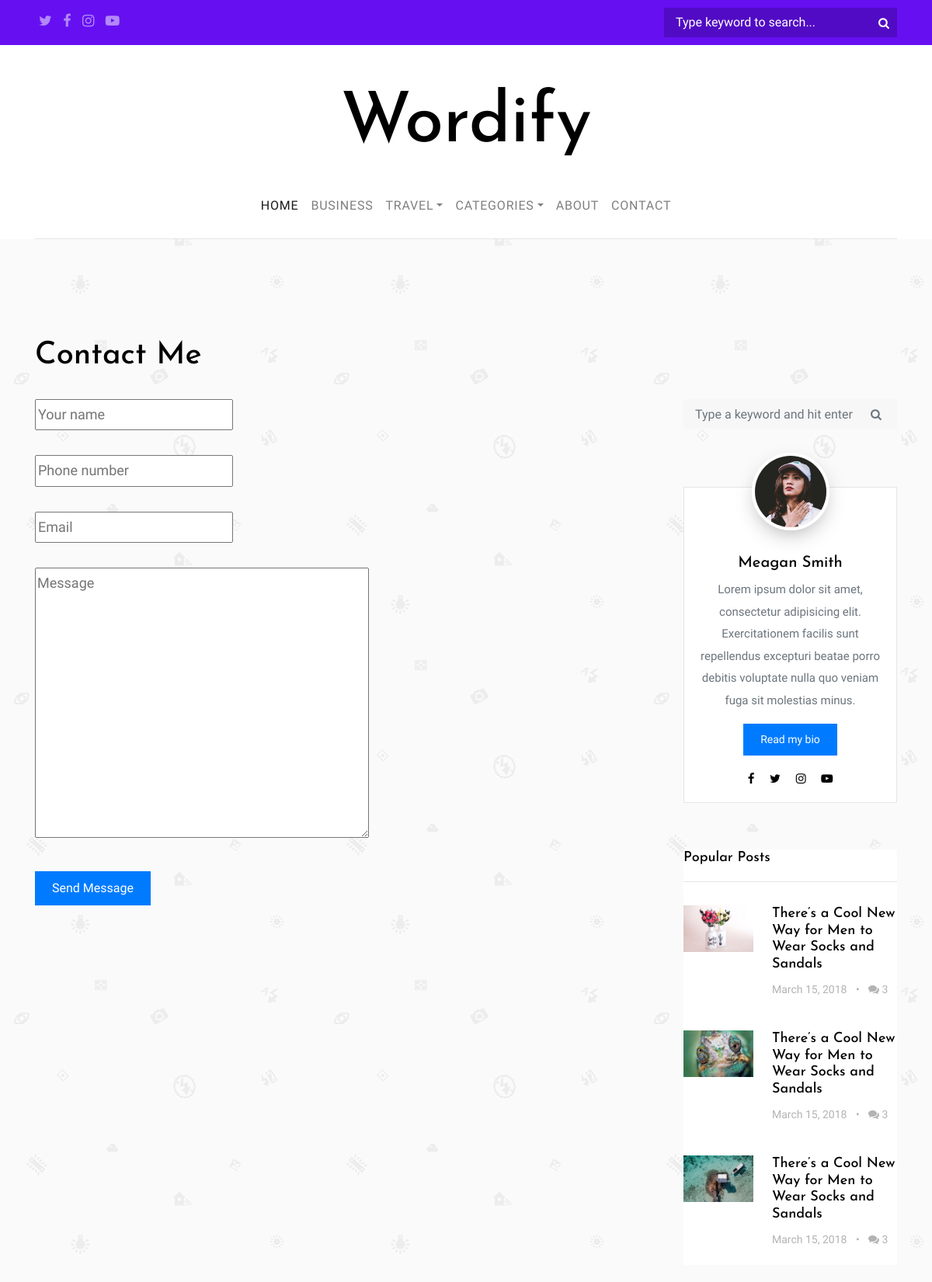
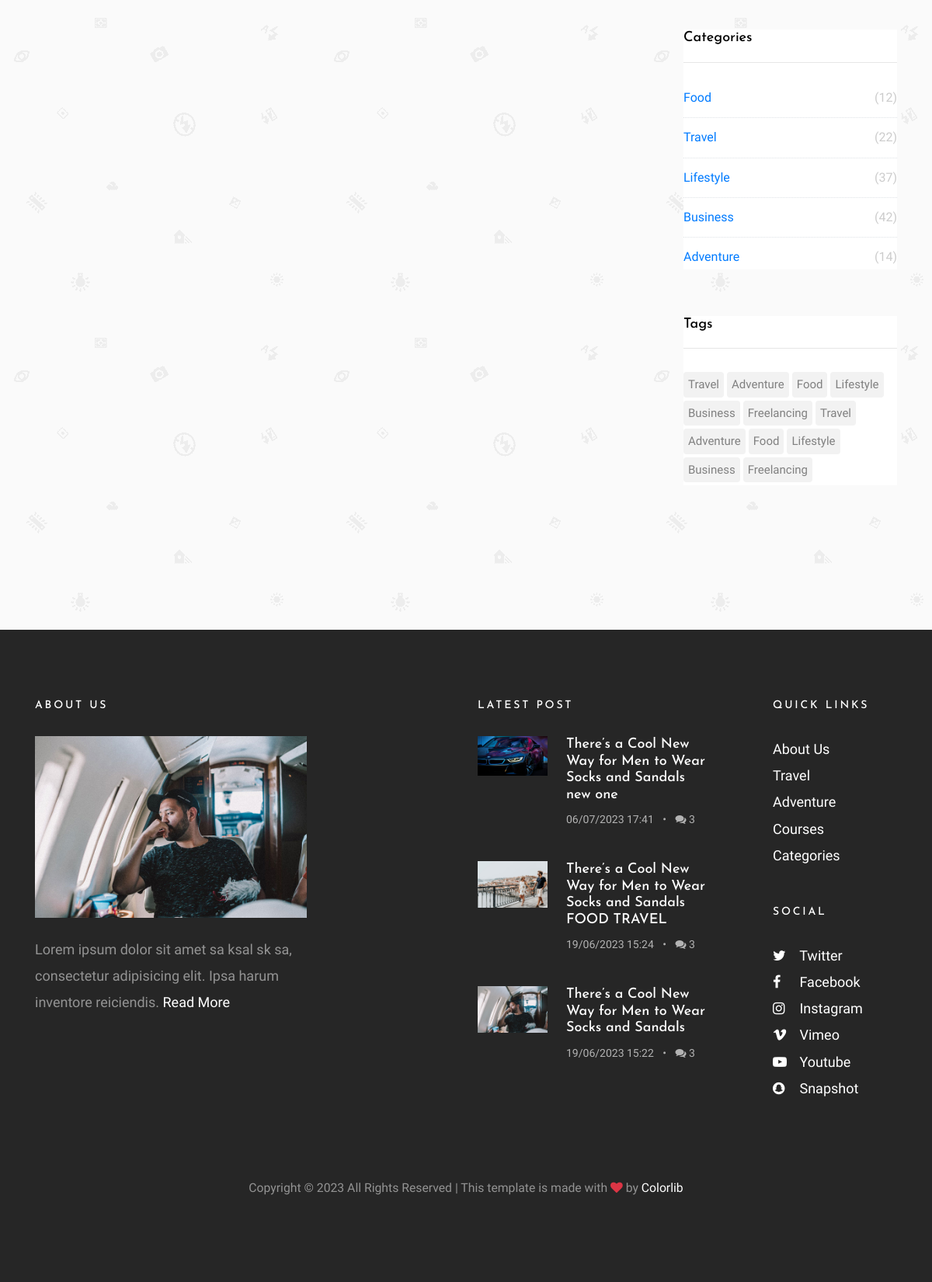
Page /contact/ on the committed database (2 pictures, top to bottom).
### blog/models.py (models this page shows, shortened)
class Blog(models.Model):
    author = models.ForeignKey(Profile, on_delete=models.SET_NULL, null=True)
    image = models.ImageField(upload_to='blogs/', null=True, blank=True)
    title = models.CharField(max_length=221)
    slug = models.SlugField(null=True, blank=True, unique_for_date='created_date', max_length=221)
    category = models.ForeignKey(Category, on_delete=models.SET_NULL, null=True)
    description = models.TextField(null=True, blank=True)
    tags = models.ManyToManyField(Tag)
    views = models.IntegerField(default=0, editable=False)
    created_date = models.DateTimeField(auto_now_add=True)

### contact/views.py (the view)
# urls.py: path('contact/', include('contact.urls', namespace='contact')),
def contact(request):
    form = ContactForm()
    if request.method == "POST":
        form = ContactForm(request.POST)
        if form.is_valid():
            form.save()
            messages.success(request, 'Your request succesfully accepted')
            return redirect('.')
    ctx = {
        'form': form
    }
    return render(request, 'contact/contact.html', ctx)

### templates/contact/contact.html (shortened to what this page needs)
{% extends 'base.html' %}
{% load static %}
{% block content %}
    <section class="site-section">
        <div class="container">
            <div class="row mb-4">
                <div class="col-md-6">
                    <h1>Contact Me</h1>
                </div>
            </div>
            <div class="row blog-entries">
                <div class="col-md-12 col-lg-8 main-content">
                    <form method="post">
                        <div class="row">
                            <div class="col-md-12 form-group">
                                {{ form.full_name }}
                            </div>
                            <div class="col-md-12 form-group">
                                {{ form.phone_number }}
                            </div>
                            <div class="col-md-12 form-group">
                                {{ form.email }}
                            </div>
                        </div>
                        <div class="row">
                            <div class="col-md-12 form-group">
                                {{ form.message }}
                            </div>
                        </div>
                        <div class="row">
                            <div class="col-md-6 form-group">
                                <input type="submit" value="Send Message" class="btn btn-primary">
                            </div>
                        </div>
                    </form>
                </div>
                <div class="col-md-12 col-lg-4 sidebar">
                    <div class="sidebar-box search-form-wrap">
                        <form action="#" class="search-form">
                            <div class="form-group">
                                <span class="icon fa fa-search"></span>
                                <input type="text" class="form-control" id="s"
                                       placeholder="Type a keyword and hit enter">
                            </div>
                        </form>
                    </div>
                    <div class="sidebar-box">
                        <div class="bio text-center">
                            <img src="{% static 'wordify/images/person_1.jpg' %}" alt="Image Placeholder" class="img-fluid">
                            <div class="bio-body">
                                <h2>Meagan Smith</h2>
                                <p>Lorem ipsum dolor sit amet, consectetur adipisicing elit. Exercitationem facilis sunt
                                    repellendus excepturi beatae porro debitis voluptate nulla quo veniam fuga sit
                                    molestias minus.</p>
                                <p><a href="#" class="btn btn-primary btn-sm">Read my bio</a></p>
                                <p class="social">
                                    <a href="#" class="p-2"><span class="fa fa-facebook"></span></a>
                                    <a href="#" class="p-2"><span class="fa fa-twitter"></span></a>
                                    <a href="#" class="p-2"><span class="fa fa-instagram"></span></a>
                                    <a href="#" class="p-2"><span class="fa fa-youtube-play"></span></a>
                                </p>
                            </div>
                        </div>
                    </div>
                    <div class="sidebar-box">
                        <h3 class="heading">Popular Posts</h3>
                        <div class="post-entry-sidebar">
                            <ul>
                                <li>
                                    <a href="#">
                                        <img src="{% static 'wordify/images/img_2.jpg' %}" alt="Image placeholder" class="mr-4">
                                        <div class="text">
                                            <h4>There’s a Cool New Way for Men to Wear Socks and Sandals</h4>
                                            <div class="post-meta">
                                                <span class="mr-2">March 15, 2018 </span> &bullet;
                                                <span class="ml-2"><span class="fa fa-comments"></span> 3</span>
                                            </div>
                                        </div>
                                    </a>
                                </li>
                                <li>
                                    <a href="#">
                                        <img src="{% static 'wordify/images/img_4.jpg' %}" alt="Image placeholder" class="mr-4">
                                        <div class="text">
                                            <h4>There’s a Cool New Way for Men to Wear Socks and Sandals</h4>
                                            <div class="post-meta">
                                                <span class="mr-2">March 15, 2018 </span> &bullet;
                                                <span class="ml-2"><span class="fa fa-comments"></span> 3</span>
                                            </div>
                                        </div>
                                    </a>
                                </li>
                                <li>
                                    <a href="#">
                                        <img src="{% static 'wordify/images/img_12.jpg' %}" alt="Image placeholder" class="mr-4">
                                        <div class="text">
                                            <h4>There’s a Cool New Way for Men to Wear Socks and Sandals</h4>
                                            <div class="post-meta">
                                                <span class="mr-2">March 15, 2018 </span> &bullet;
                                                <span class="ml-2"><span class="fa fa-comments"></span> 3</span>
                                            </div>
                                        </div>
                                    </a>
                                </li>
                            </ul>
                        </div>
                    </div>
                    <div class="sidebar-box">
                        <h3 class="heading">Categories</h3>
                        <ul class="categories">
                            <li><a href="#">Food <span>(12)</span></a></li>
                            <li><a href="#">Travel <span>(22)</span></a></li>
                            <li><a href="#">Lifestyle <span>(37)</span></a></li>
                            <li><a href="#">Business <span>(42)</span></a></li>
                            <li><a href="#">Adventure <span>(14)</span></a></li>
                        </ul>
                    </div>
                    <div class="sidebar-box">
                        <h3 class="heading">Tags</h3>
                        <ul class="tags">
                            <li><a href="#">Travel</a></li>
                            <li><a href="#">Adventure</a></li>
                            <li><a href="#">Food</a></li>
                            <li><a href="#">Lifestyle</a></li>
                            <li><a href="#">Business</a></li>
                            <li><a href="#">Freelancing</a></li>
                            <li><a href="#">Travel</a></li>
                            <li><a href="#">Adventure</a></li>
                            <li><a href="#">Food</a></li>
                            <li><a href="#">Lifestyle</a></li>
                            <li><a href="#">Business</a></li>
                            <li><a href="#">Freelancing</a></li>
                        </ul>
                    </div>
                </div>
            </div>
        </div>
    </section>
   {% endblock %}

### templates/footer.html (shortened to what this page needs)
{% load static %}
{% load latest_two_blogs %}
{% latest_blogs as latest_blog %}
<footer class="site-footer">
        <div class="container">
            <div class="row mb-5">
                <div class="col-md-4">
                    <h3>About Us</h3>
                    <p class="mb-4">
                        <img src="{% static 'wordify/images/img_1.jpg' %}" alt="Image placeholder" class="img-fluid">
                    </p>
                    <p>Lorem ipsum dolor sit amet sa ksal sk sa, consectetur adipisicing elit. Ipsa harum inventore
                        reiciendis. <a href="#">Read More</a></p>
                </div>
                <div class="col-md-6 ml-auto">
                    <div class="row">
                        <div class="col-md-7">
                            <h3>Latest Post</h3>
                            <div class="post-entry-sidebar">
                                <ul>
                                    {% for i in latest_blog %}
                                        <li>
                                        <a href="#">
                                            <img src="{{ i.image.url }}" alt="Image placeholder" class="mr-4">
                                            <div class="text">
                                                <h4>{{ i.title }}</h4>
                                                <div class="post-meta">
                                                    <span class="mr-2">{{ i.created_date|date:"d/m/Y H:i" }}</span> &bullet;
                                                    <span class="ml-2"><span class="fa fa-comments"></span> 3</span>
                                                </div>
                                            </div>
                                        </a>
                                    </li>
                                    {% endfor %}
                                </ul>
                            </div>
                        </div>
                        <div class="col-md-1"></div>
                        <div class="col-md-4">
                            <div class="mb-5">
                                <h3>Quick Links</h3>
                                <ul class="list-unstyled">
                                    <li><a href="#">About Us</a></li>
                                    <li><a href="#">Travel</a></li>
                                    <li><a href="#">Adventure</a></li>
                                    <li><a href="#">Courses</a></li>
                                    <li><a href="#">Categories</a></li>
                                </ul>
                            </div>
                            <div class="mb-5">
                                <h3>Social</h3>
                                <ul class="list-unstyled footer-social">
                                    <li><a href="#"><span class="fa fa-twitter"></span> Twitter</a></li>
                                    <li><a href="#"><span class="fa fa-facebook"></span> Facebook</a></li>
                                    <li><a href="#"><span class="fa fa-instagram"></span> Instagram</a></li>
                                    <li><a href="#"><span class="fa fa-vimeo"></span> Vimeo</a></li>
                                    <li><a href="#"><span class="fa fa-youtube-play"></span> Youtube</a></li>
                                    <li><a href="#"><span class="fa fa-snapchat"></span> Snapshot</a></li>
                                </ul>
                            </div>
                        </div>
                    </div>
                </div>
            </div>
            <div class="row">
                <div class="col-md-12 text-center">
                    <p class="small">
                        Copyright &copy;
                        All Rights Reserved | This template is made with <i class="fa fa-heart text-danger"
                                                                            aria-hidden="true"></i> by <a
                            href="https://colorlib.com/" target="_blank">Colorlib</a>
                    </p>
                </div>
            </div>
        </div>
    </footer>

### rows in the picture
Blog: image (picture), title "There’s a Cool New Way for Men to Wear Socks and Sandals new one", created_date "06/07/2023 17:41"
Blog: image (picture), title "There’s a Cool New Way for Men to Wear Socks and Sandals FOOD TRAVEL", created_date "19/06/2023 15:24"
Blog: image (picture), title "There’s a Cool New Way for Men to Wear Socks and Sandals", created_date "19/06/2023 15:22"
